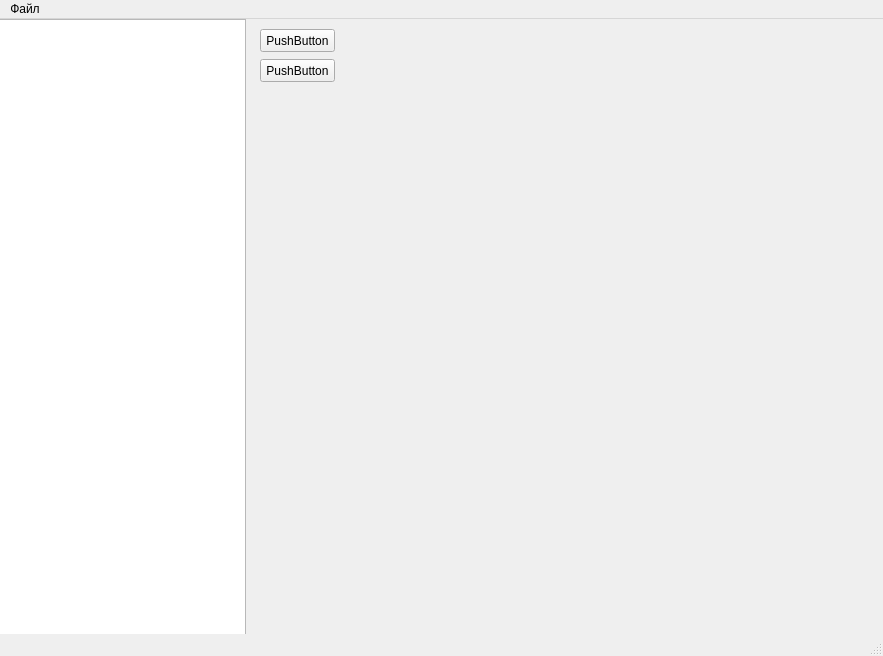
<?xml version="1.0" encoding="UTF-8"?>
<ui version="4.0">
 <class>MainWindow</class>
 <widget class="QMainWindow" name="MainWindow">
  <property name="geometry">
   <rect>
    <x>0</x>
    <y>0</y>
    <width>883</width>
    <height>656</height>
   </rect>
  </property>
  <property name="windowTitle">
   <string>MainWindow</string>
  </property>
  <widget class="QWidget" name="centralwidget">
   <widget class="QPushButton" name="pushButton">
    <property name="geometry">
     <rect>
      <x>260</x>
      <y>10</y>
      <width>75</width>
      <height>23</height>
     </rect>
    </property>
    <property name="text">
     <string>PushButton</string>
    </property>
   </widget>
   <widget class="QPushButton" name="pushButton_2">
    <property name="geometry">
     <rect>
      <x>260</x>
      <y>40</y>
      <width>75</width>
      <height>23</height>
     </rect>
    </property>
    <property name="text">
     <string>PushButton</string>
    </property>
   </widget>
   <widget class="QListView" name="listView">
    <property name="geometry">
     <rect>
      <x>-10</x>
      <y>0</y>
      <width>256</width>
      <height>631</height>
     </rect>
    </property>
   </widget>
  </widget>
  <widget class="QMenuBar" name="menubar">
   <property name="geometry">
    <rect>
     <x>0</x>
     <y>0</y>
     <width>883</width>
     <height>21</height>
    </rect>
   </property>
   <widget class="QMenu" name="menu">
    <property name="title">
     <string>Файл</string>
    </property>
   </widget>
   <addaction name="menu"/>
  </widget>
  <widget class="QStatusBar" name="statusbar"/>
 </widget>
 <resources/>
 <connections/>
</ui>
